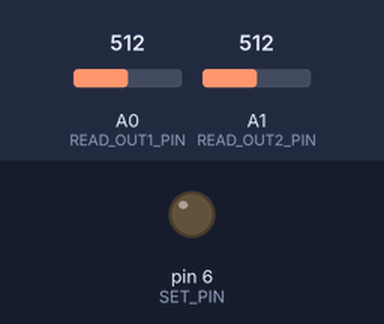
Bench run of a sketch on a simulated Arduino Uno, built with avr-gcc and run on an emulated ATmega328P. Shown: output pins drawn as LEDs (lit = HIGH). Inputs (shaded band) come from the test bench; at power-on: A0 (READ_OUT1_PIN) = 512, A1 (READ_OUT2_PIN) = 512. Pins used as bus, display or sensor lines are not drawn; what the sketch prints to the serial monitor is not drawn.

Above: at 0.2 s.
Timing chart, 0 to 5.6 s (numbered marks = the images above):
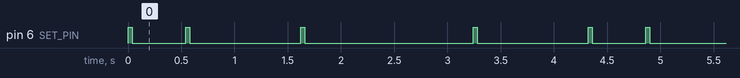

Measured:
- by itself, pin 6 (SET_PIN): repeats every 4.3 s: LOW 0.50 s, HIGH 0.04 s, LOW 1.0 s, HIGH 0.04 s, LOW 1.6 s, HIGH 0.04 s, LOW 1.0 s, HIGH 0.04 s
- by itself, everything shown: repeats every 4.3 s, in 8 steps

The sketch:

SRLatchFlipper.ino
```cpp
/*

  SRLatchFlipper

  For info and circuit diagrams see https://github.com/tardate/LittleArduinoProjects/tree/main/Electronics101/DigitalLogic/SRLatchFlipper

 */

#include <FlexiTimer2.h>                // use timer for sampling to get even time base for data

const int SET_PIN = 6;
const int RESET_PIN = 7;

const int READ_OUT1_PIN = A0;
const int READ_OUT2_PIN = A1;

void setup() {
  Serial.begin(115200);                 // initialize serial communications (to match that used by PlotNValues.pde)

  pinMode(SET_PIN, OUTPUT);
  pinMode(RESET_PIN, OUTPUT);

  FlexiTimer2::set(10, sample);         // set sampling procedure on timer interrupt
  FlexiTimer2::start();
}

#define TRIGGER_DELAY 500
#define TRIGGER_DURATION 40

volatile int set_state = 0;
volatile int reset_state = 0;

void loop() {
  // run a set/reset test sequence
  pressSet();
  pressSet();
  pressReset();
  pressSet();
  pressReset();
  pressReset();
  pressSet();
  pressReset();
}

void pressSet() {
  set_state = 1023;
  digitalWrite(SET_PIN, HIGH);
  delay(TRIGGER_DURATION);
  digitalWrite(SET_PIN, LOW);
  set_state = 0;
  delay(TRIGGER_DELAY);
}

void pressReset() {
  reset_state = 1023;
  digitalWrite(RESET_PIN, HIGH);
  delay(TRIGGER_DURATION);
  digitalWrite(RESET_PIN, LOW);
  reset_state = 0;
  delay(TRIGGER_DELAY);
}

// read the current value and send to the serial port
// sending raw value (0-1023) because that is what PlotNValues expects.
void sample() {
  String result = "";
  Serial.println(result + set_state + "," + reset_state + "," + analogRead(READ_OUT1_PIN) + "," + analogRead(READ_OUT2_PIN));
}
```
